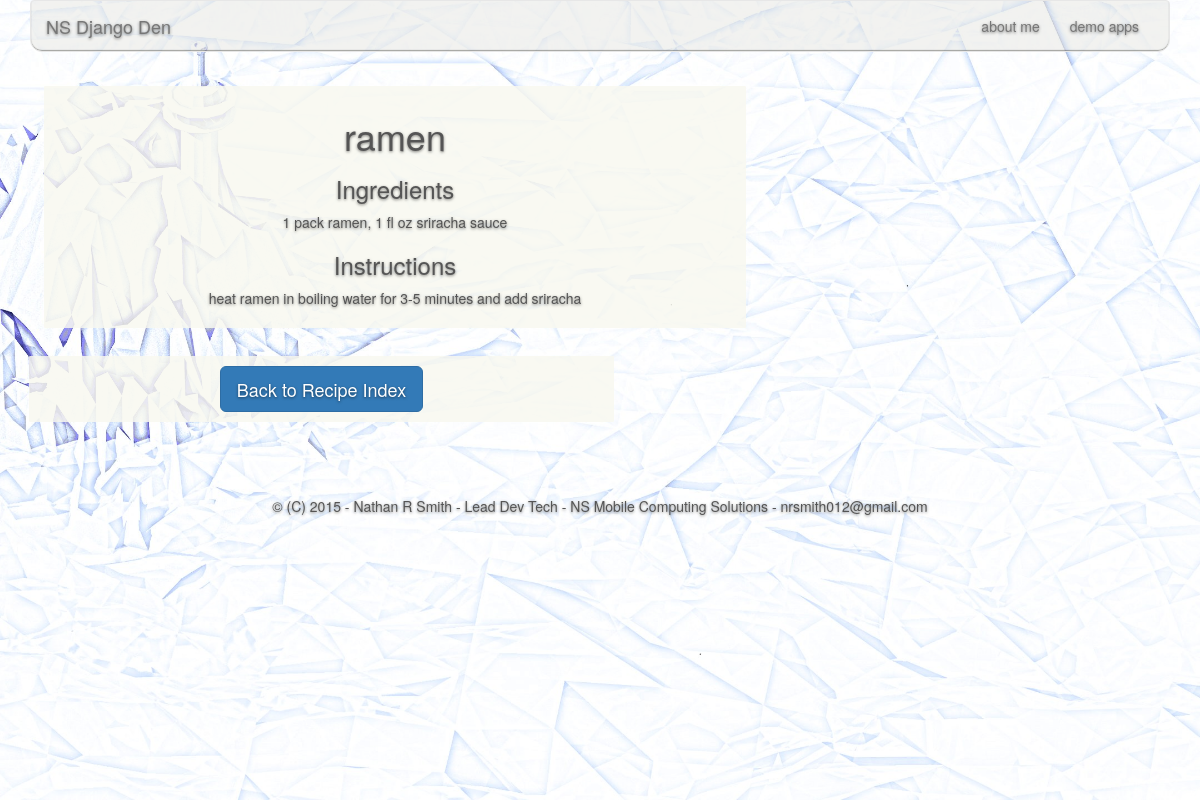
Page /postrecipes/ramen/ on the committed database.
### nsdjangoden/models.py (models this page shows, shortened)
class RecipePost(models.Model):
    title = models.CharField(max_length=40)
    urltitle = models.CharField(max_length=40)
    upvotes = models.IntegerField(default=1)
    downvotes = models.IntegerField(default=0)
    ingredients = models.CharField(max_length=200)
    instructions = models.CharField(max_length=300)

### nsdjangoden/views.py (the view)
# urls.py: url(r'^postrecipes/(?P<urltitle>[-\w]+)/?$', views.recipedetail, name='recipedetail'),
def recipedetail(request, urltitle):
    recipe = get_object_or_404(RecipePost, urltitle=urltitle)
    context = {'recipe':recipe,
               }
    return render(request, 'nsdjangoden/recipedetail.html', context)

### nsdjangoden/templates/nsdjangoden/recipedetail.html
{% extends 'bs_base.html' %}
{% block content %}
<div class = "row marketing col-lg-8">
    <div class="dispbox">
        <h1>{{ recipe.title }}</h1>
        <p class="lead"><h3>Ingredients</h3>
        {{ recipe.ingredients }}</p>
        <p class="lead"><h3>Instructions</h3>
        {{ recipe.instructions }}</p>
    </div>
</div>
<div class="row marketing">
    <div class="dispbox col-md-6">
        <a class="btn btn-lg btn-primary" href="/postrecipes/" role="button">Back to Recipe Index</a>
    </div>
</div>
{% endblock %}

### rows in the picture
RecipePost: title "ramen", ingredients "1 pack ramen, 1 fl oz sriracha sauce", instructions "heat ramen in boiling water for 3-5 minutes and add sriracha"
